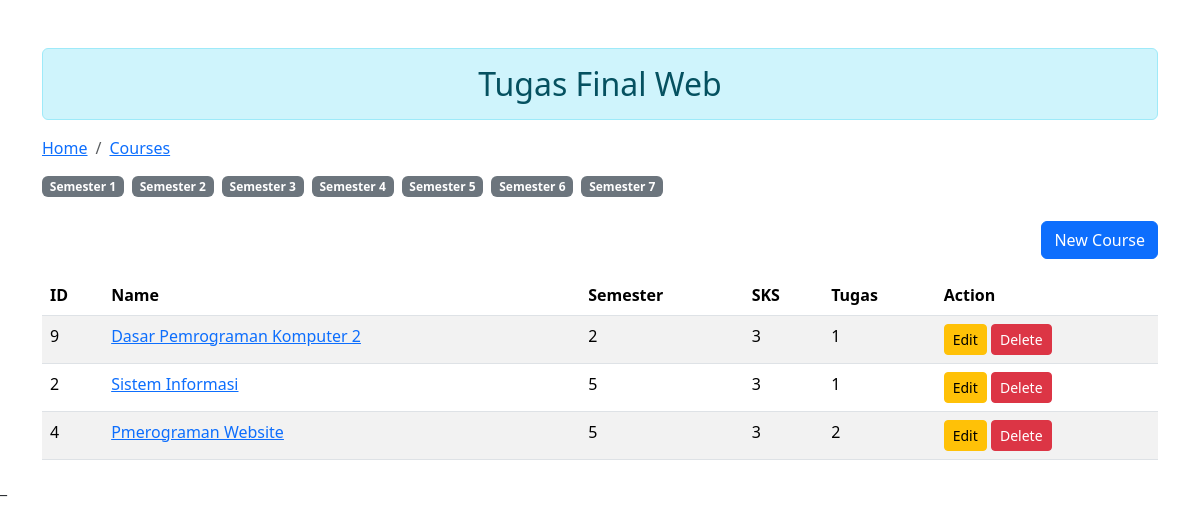
The app's page /courses/, older data.
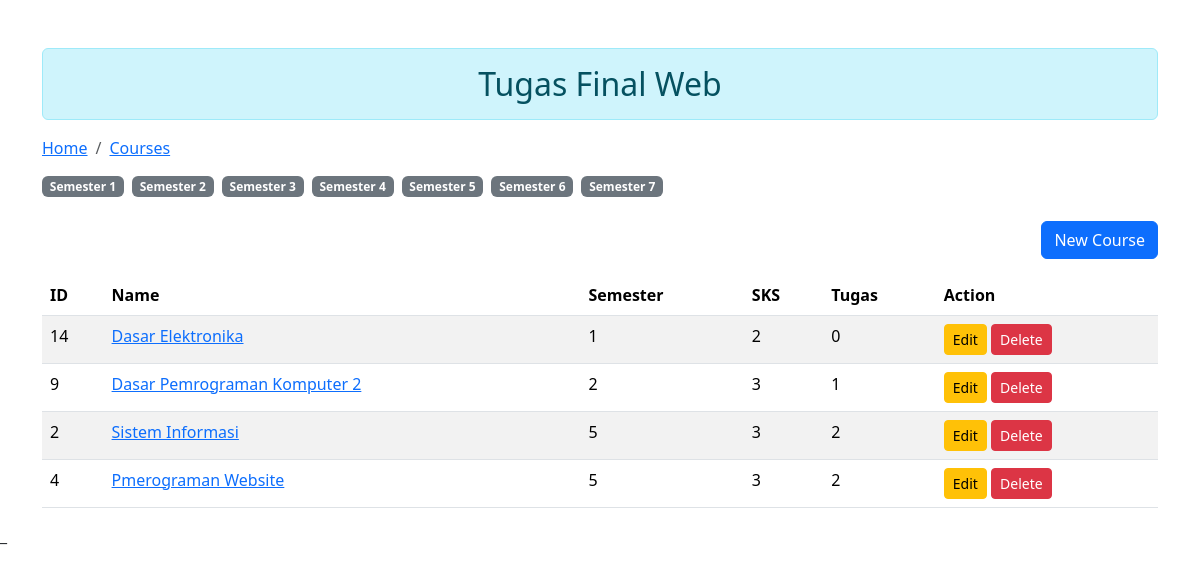
The same page, newer data.
### courses/models.py (models this page shows, shortened)
class Course(models.Model):
    name = models.CharField(max_length=200, unique=True)
    semester = models.PositiveIntegerField()
    description = models.TextField(blank=True, null=True)
    slug = models.SlugField(blank=True,unique=True, default='', editable=False)
    sks = models.PositiveIntegerField(default=2)

### courses/views.py (the view)
# urls.py: path("", views.CourseListView.as_view(), name="course_list"),
class CourseListView(ListView):
    model = models.Course
    context = {
        'Title': 'Home',
        'Content': 'Welcome to the homepage',
        'range' : range(1,8),
    }
    template_name = 'courses/index.html'
    context_object_name = 'Courses'
    def get_queryset(self):
        semester =self.kwargs.get('semester', None)
        if semester:
            return models.Course.objects.filter(semester=semester)
        return models.Course.objects.order_by('semester')
    def get_context_data(self, **kwargs):
        context = super().get_context_data(**kwargs)
        context['Title'] = 'Home'
        context['Content'] = 'Welcome to the homepage'
        context['range'] = range(1, 8)
        context['selected_semester'] = self.kwargs.get('semester', None)
        return context

### courses/templates/courses/index.html (shortened to what this page needs)
{% load static %}
<!DOCTYPE html>
<html lang="en">
  <head>
    <link
      href="https://cdn.jsdelivr.net/npm/bootstrap@5.3.3/dist/css/bootstrap.min.css"
      rel="stylesheet"
    />
  </head>
  <body>
    <div class="container mt-5">
      <h2 class="text-center alert alert-info">Tugas Final Web</h2>
      <nav aria-label="breadcrumb">
        <ol class="breadcrumb">
          <li class="breadcrumb-item"><a href="/">Home</a></li>
          <li class="breadcrumb-item active" aria-current="page">
            <a href="{% url "courses:course_list"%}">Courses</a>
          </li>
        </ol>
      </nav>
      <div class="semester-filter mb-4">
        <div class="d-flex gap-2">
        {% for semester in range %}
            {% if selected_semester == semester %}
                <a href="{% url "courses:course_by_semester" semester=semester %}" class="badge bg-primary text-decoration-none">Semester {{ semester }}</a>
            {% else %}
                <a  href="{% url "courses:course_by_semester" semester=semester %}" class="badge bg-secondary text-decoration-none">Semester {{ semester }}</a>
            {% endif %}
        {% endfor %}
        </div>
      </div>
    <div class="d-flex justify-content-end">
      <a href="{% url "courses:course_new"%}" class="btn btn-primary mb-3">New Course</a>
    </div>
    <div class="row">
        <div>
          <table class="table table-hover table-striped">
            <thead>
              <tr>
                <th>ID</th>
                <th>Name</th>
                <th>Semester</th>
                <th>SKS</th>
                <th>Tugas</th>
                <th>Action</th>
              </tr>
            </thead>
            <tbody id="tbody">
              {% for course in Courses %}
              <tr>
                <td>{{course.id}}</td>
                <td>
                  <a href="{% url "courses:course_detail" slug=course.slug %}">{{course.name}}</a>
                </td>
                <td>{{course.semester}}</td>
                <td>{{course.sks}}</td>
                <td>{{course.tasks.count}}</td>
                <td>
                  <a href="{% url 'courses:course_edit' slug=course.slug %}"
                  class="btn btn-warning btn-sm">Edit</a>
                  <button
                    type="button"
                    class="btn btn-danger btn-sm btn-del"
                    data-bs-toggle="modal"
                    data-bs-target="#deleteModal"
                    data-course-id="{{ course.id }}">
                    Delete
                  </button>
                </td>
              </tr>
              {% endfor %}
            </tbody>
          </table>
        </div>
      </div>
    </div>
    {% include "courses/confirm_delete.html" %}
  </body>
</html>

Row changes from the older to the newer data that the page shows:
added Course: id "14", name "Dasar Elektronika", semester "1", sks "2", tasks.count "0"
computed for Course "Sistem Informasi": tasks.count "1" → "2"
